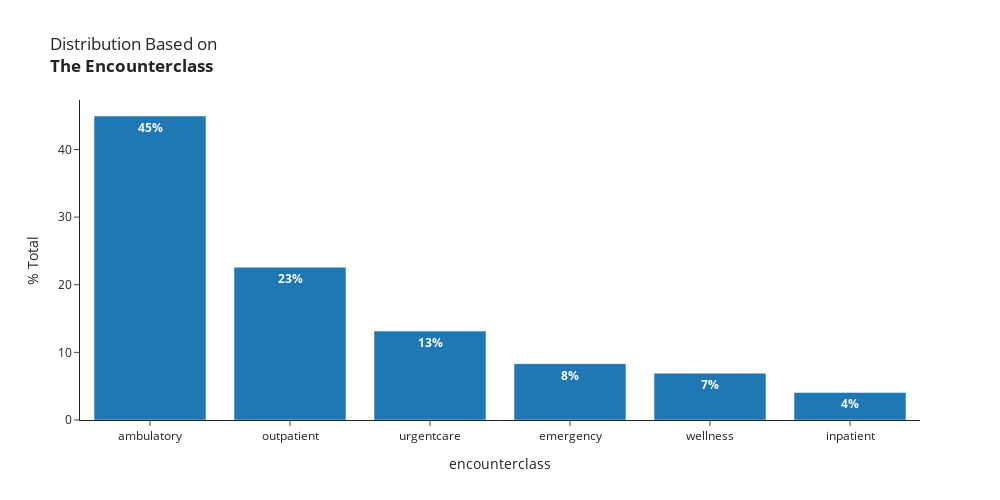

Notebook cell for this chart:
### Markdown cell above
Visit by Encounter Class

### Code cell
fig3 = px.bar((enc['encounterclass'].value_counts(normalize=True)*100).reset_index(),
       x='index',y='encounterclass',
       labels={'index':'encounterclass','encounterclass':'% Total'},
       template='simple_white',
       title='Distribution Based on <br><b>The Encounterclass',
       width= 1000,
       height=500,
       text_auto=True)

fig3.update_traces(texttemplate = '<b>%{value:.0f}%')
fig3.show()

### Figure 1 — Plotly figure (JSON) as saved in the notebook; plotly's stock layout.template omitted (floating-point values rounded to 4 significant figures)
{"data": [{"alignmentgroup": "True", "hovertemplate": "encounterclass=%{x}<br>% Total=%{y}<extra></extra>", "legendgroup": "", "marker": {"color": "#1F77B4", "pattern": {"shape": ""}}, "name": "", "offsetgroup": "", "orientation": "v", "showlegend": false, "textposition": "auto", "texttemplate": "<b>%{value:.0f}%", "type": "bar", "x": ["ambulatory", "outpatient", "urgentcare", "emergency", "wellness", "inpatient"], "xaxis": "x", "y": [44.95, 22.59, 13.14, 8.325, 6.923, 4.069], "yaxis": "y"}], "layout": {"barmode": "relative", "height": 500, "legend": {"tracegroupgap": 0}, "title": {"text": "Distribution Based on <br><b>The Encounterclass"}, "width": 1000, "xaxis": {"anchor": "y", "domain": [0, 1], "title": {"text": "encounterclass"}}, "yaxis": {"anchor": "x", "domain": [0, 1], "title": {"text": "% Total"}}}}
